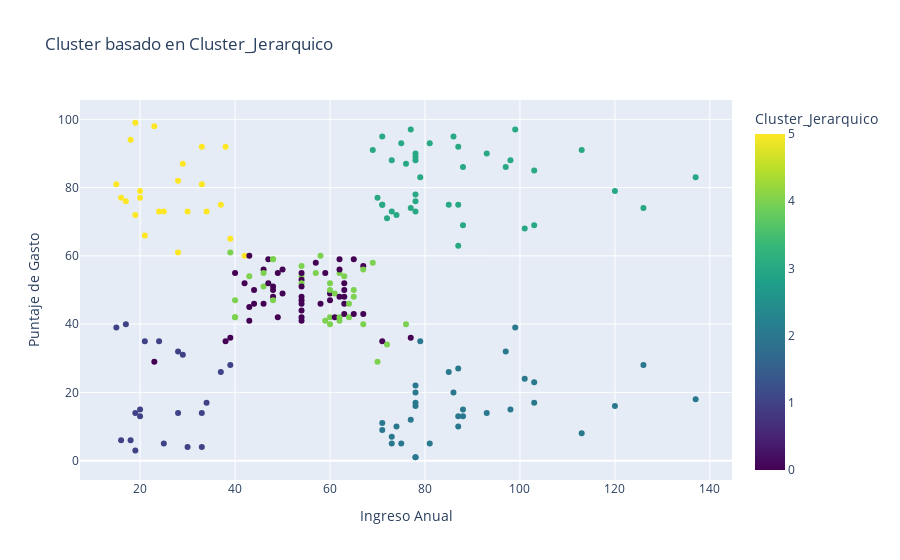
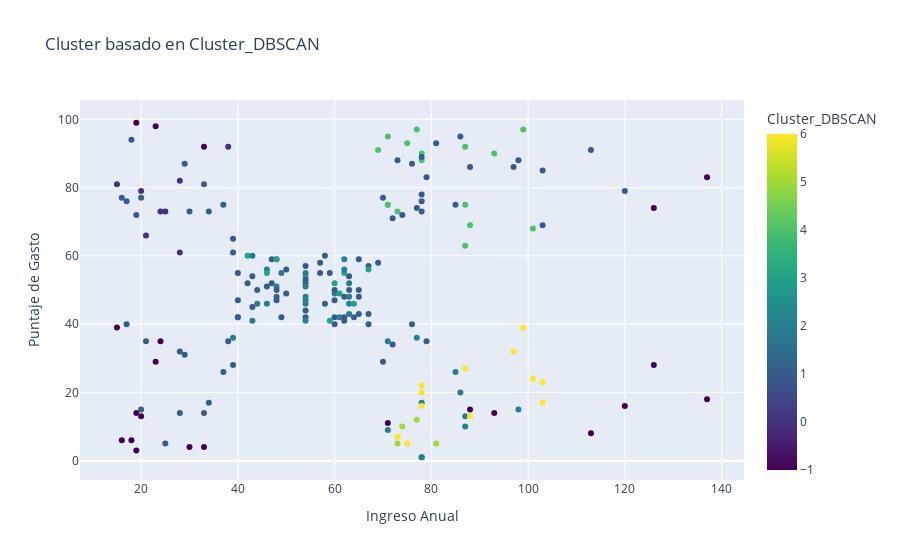
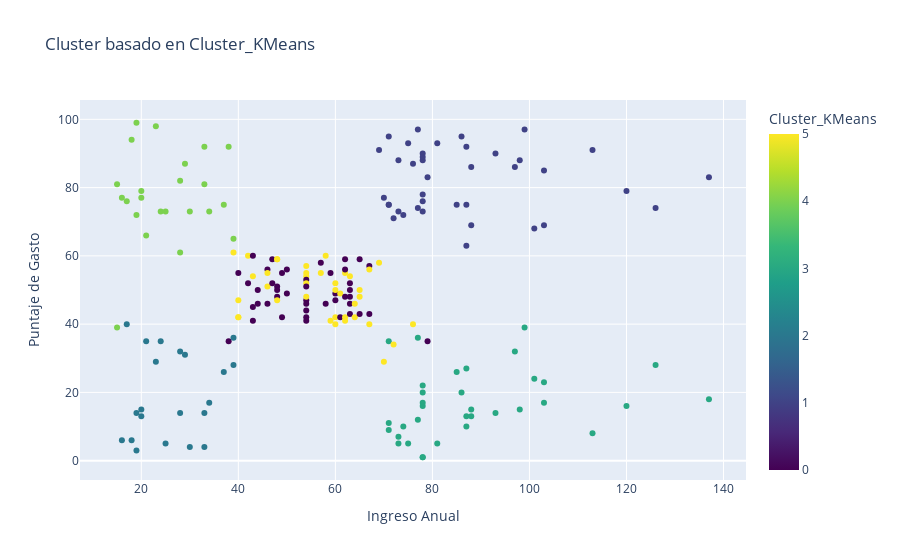
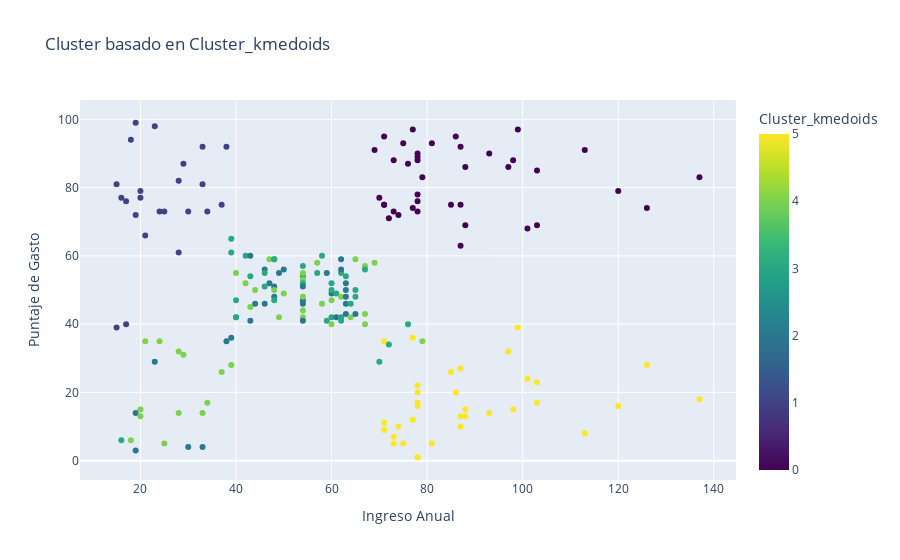

Notebook code cell kept with these figures, in order:
### Code cell
print("Vizualizacion de clusters proyeccion en 2D (Ingreso_Anual, Puntaje_Gasto):\n")
# Variables que vamos a graficar
x = df['Ingreso_Anual']
y = df['Puntaje_Gasto']

# Lista de columnas de cluster
clusters = ['Cluster_Jerarquico', 'Cluster_DBSCAN', 'Cluster_KMeans', 'Cluster_kmedoids', 'Cluster_GMM']

# Crear un gráfico 2D interactivo para cada columna de cluster
for cluster in clusters:
    fig = px.scatter(df, x='Ingreso_Anual', y='Puntaje_Gasto',
                     color=cluster, color_continuous_scale='Viridis', 
                     title=f'Cluster basado en {cluster}',
                     labels={'Ingreso_Anual': 'Ingreso Anual', 'Puntaje_Gasto': 'Puntaje de Gasto'})
    

    # Definir nombre del archivo
    file_name = f"{cluster}_2D.html"
    
    # Guardar el gráfico como archivo HTML
    fig.write_html(os.path.join(results_path, file_name))

    # Mostrar gráfico interactivo
    fig.show()

### Figure 1 — Plotly figure (JSON) as saved in the notebook; plotly's stock layout.template omitted (floating-point values rounded to 4 significant figures; data arrays with more than 128 entries replaced by an {"elided": "..."} marker saying what was removed)
{"data": [{"hovertemplate": "Ingreso Anual=%{x}<br>Puntaje de Gasto=%{y}<br>Cluster_Jerarquico=%{marker.color}<extra></extra>", "legendgroup": "", "marker": {"color": {"elided": "200 int values"}, "coloraxis": "coloraxis", "symbol": "circle"}, "mode": "markers", "name": "", "orientation": "v", "showlegend": false, "type": "scatter", "x": {"elided": "200 int values"}, "xaxis": "x", "y": {"elided": "200 int values"}, "yaxis": "y"}], "layout": {"coloraxis": {"colorbar": {"title": {"text": "Cluster_Jerarquico"}}, "colorscale": [[0, "#440154"], [0.1111, "#482878"], [0.2222, "#3e4989"], [0.3333, "#31688e"], [0.4444, "#26828e"], [0.5556, "#1f9e89"], [0.6667, "#35b779"], [0.7778, "#6ece58"], [0.8889, "#b5de2b"], [1, "#fde725"]]}, "legend": {"tracegroupgap": 0}, "title": {"text": "Cluster basado en Cluster_Jerarquico"}, "xaxis": {"anchor": "y", "domain": [0, 1], "title": {"text": "Ingreso Anual"}}, "yaxis": {"anchor": "x", "domain": [0, 1], "title": {"text": "Puntaje de Gasto"}}}}

### Figure 2 — Plotly figure (JSON) as saved in the notebook; plotly's stock layout.template omitted (floating-point values rounded to 4 significant figures; data arrays with more than 128 entries replaced by an {"elided": "..."} marker saying what was removed)
{"data": [{"hovertemplate": "Ingreso Anual=%{x}<br>Puntaje de Gasto=%{y}<br>Cluster_DBSCAN=%{marker.color}<extra></extra>", "legendgroup": "", "marker": {"color": {"elided": "200 int values"}, "coloraxis": "coloraxis", "symbol": "circle"}, "mode": "markers", "name": "", "orientation": "v", "showlegend": false, "type": "scatter", "x": {"elided": "200 int values"}, "xaxis": "x", "y": {"elided": "200 int values"}, "yaxis": "y"}], "layout": {"coloraxis": {"colorbar": {"title": {"text": "Cluster_DBSCAN"}}, "colorscale": [[0, "#440154"], [0.1111, "#482878"], [0.2222, "#3e4989"], [0.3333, "#31688e"], [0.4444, "#26828e"], [0.5556, "#1f9e89"], [0.6667, "#35b779"], [0.7778, "#6ece58"], [0.8889, "#b5de2b"], [1, "#fde725"]]}, "legend": {"tracegroupgap": 0}, "title": {"text": "Cluster basado en Cluster_DBSCAN"}, "xaxis": {"anchor": "y", "domain": [0, 1], "title": {"text": "Ingreso Anual"}}, "yaxis": {"anchor": "x", "domain": [0, 1], "title": {"text": "Puntaje de Gasto"}}}}

### Figure 3 — Plotly figure (JSON) as saved in the notebook; plotly's stock layout.template omitted (floating-point values rounded to 4 significant figures; data arrays with more than 128 entries replaced by an {"elided": "..."} marker saying what was removed)
{"data": [{"hovertemplate": "Ingreso Anual=%{x}<br>Puntaje de Gasto=%{y}<br>Cluster_KMeans=%{marker.color}<extra></extra>", "legendgroup": "", "marker": {"color": {"elided": "200 int values"}, "coloraxis": "coloraxis", "symbol": "circle"}, "mode": "markers", "name": "", "orientation": "v", "showlegend": false, "type": "scatter", "x": {"elided": "200 int values"}, "xaxis": "x", "y": {"elided": "200 int values"}, "yaxis": "y"}], "layout": {"coloraxis": {"colorbar": {"title": {"text": "Cluster_KMeans"}}, "colorscale": [[0, "#440154"], [0.1111, "#482878"], [0.2222, "#3e4989"], [0.3333, "#31688e"], [0.4444, "#26828e"], [0.5556, "#1f9e89"], [0.6667, "#35b779"], [0.7778, "#6ece58"], [0.8889, "#b5de2b"], [1, "#fde725"]]}, "legend": {"tracegroupgap": 0}, "title": {"text": "Cluster basado en Cluster_KMeans"}, "xaxis": {"anchor": "y", "domain": [0, 1], "title": {"text": "Ingreso Anual"}}, "yaxis": {"anchor": "x", "domain": [0, 1], "title": {"text": "Puntaje de Gasto"}}}}

### Figure 4 — Plotly figure (JSON) as saved in the notebook; plotly's stock layout.template omitted (floating-point values rounded to 4 significant figures; data arrays with more than 128 entries replaced by an {"elided": "..."} marker saying what was removed)
{"data": [{"hovertemplate": "Ingreso Anual=%{x}<br>Puntaje de Gasto=%{y}<br>Cluster_kmedoids=%{marker.color}<extra></extra>", "legendgroup": "", "marker": {"color": {"elided": "200 int values"}, "coloraxis": "coloraxis", "symbol": "circle"}, "mode": "markers", "name": "", "orientation": "v", "showlegend": false, "type": "scatter", "x": {"elided": "200 int values"}, "xaxis": "x", "y": {"elided": "200 int values"}, "yaxis": "y"}], "layout": {"coloraxis": {"colorbar": {"title": {"text": "Cluster_kmedoids"}}, "colorscale": [[0, "#440154"], [0.1111, "#482878"], [0.2222, "#3e4989"], [0.3333, "#31688e"], [0.4444, "#26828e"], [0.5556, "#1f9e89"], [0.6667, "#35b779"], [0.7778, "#6ece58"], [0.8889, "#b5de2b"], [1, "#fde725"]]}, "legend": {"tracegroupgap": 0}, "title": {"text": "Cluster basado en Cluster_kmedoids"}, "xaxis": {"anchor": "y", "domain": [0, 1], "title": {"text": "Ingreso Anual"}}, "yaxis": {"anchor": "x", "domain": [0, 1], "title": {"text": "Puntaje de Gasto"}}}}
